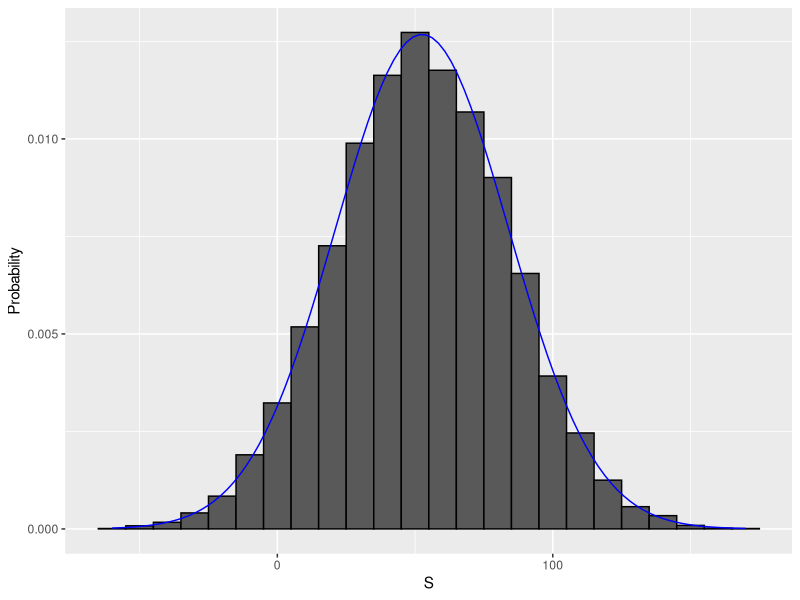

This chart was generated by the following R code:
# sampling model 1: define urn, then sample
color <- rep(c("Black", "Red", "Green"), c(18, 18, 2)) # define the urn for the sampling model
n <- 1000
X <- sample(ifelse(color == "Red", -1, 1), n, replace = TRUE)
X[1:10]

# sampling model 2: define urn inside sample function by noting probabilities
x <- sample(c(-1, 1), n, replace = TRUE, prob = c(9/19, 10/19))    # 1000 independent draws
S <- sum(x)    # total winnings = sum of draws
S

#We use the sampling model to run a Monte Carlo simulation and use the results to estimate 
#the probability of the casino losing money.

n <- 1000    # number of roulette players
B <- 10000    # number of Monte Carlo experiments
S <- replicate(B, {
    X <- sample(c(-1,1), n, replace = TRUE, prob = c(9/19, 10/19))    # simulate 1000 spins
    sum(X)    # determine total profit
})

mean(S < 0)    # probability of the casino losing money

#We can plot a histogram of the observed values of S as well as the normal density curve based 
#on the mean and standard deviation of S.

library(tidyverse)
s <- seq(min(S), max(S), length = 100)    # sequence of 100 values across range of S
normal_density <- data.frame(s = s, f = dnorm(s, mean(S), sd(S))) # generate normal density for S
data.frame (S = S) %>%    # make data frame of S for histogram
    ggplot(aes(S, ..density..)) +
    geom_histogram(color = "black", binwidth = 10) +
    ylab("Probability") +
    geom_line(data = normal_density, mapping = aes(s, f), color = "blue")
